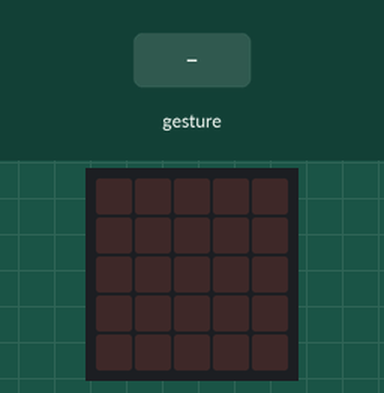
Bench run of a program on a simulated BBC micro:bit (MakeCode). Shown: the board's 5×5 LED display. The test bench sets the inputs (shaded band). Random numbers come from a fixed seed; a tilt is held for 1.5 s and a shake lasts 1 s, then the board lies face up again.

Above: at 1.2 s.
1.3 s: gesture 'shake'
At 2.6 s:
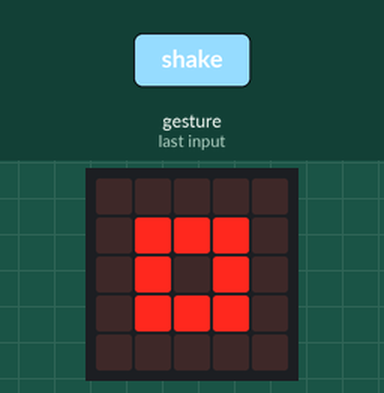
3.0 s: gesture 'shake'
At 3.9 s:
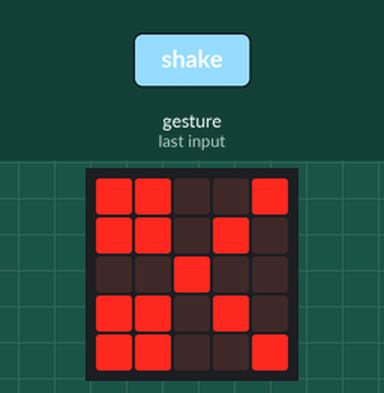
Timing chart, 0 to 6.0 s (numbered marks = the images above; inputs shaded):
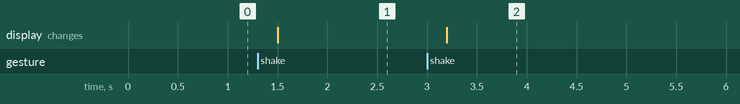

The program:

main.ts
```typescript
let mà = 0
input.onGesture(Gesture.Shake, function () {
    mà = randint(1, 3)
    if (mà == 1) {
        basic.showIcon(IconNames.SmallSquare)
    } else if (mà == 2) {
        basic.showIcon(IconNames.Square)
    } else {
        basic.showIcon(IconNames.Scissors)
    }
})
```

test.ts
```typescript
// les proves van aquí; això no es compilarà quan aquest paquet s'usi com a extensió.
```

Measured:
- after the input at 1.3 s, the display: changes after 0.20 s (image 1)
- after the input at 3.0 s, the display: changes after 0.20 s (image 2)
